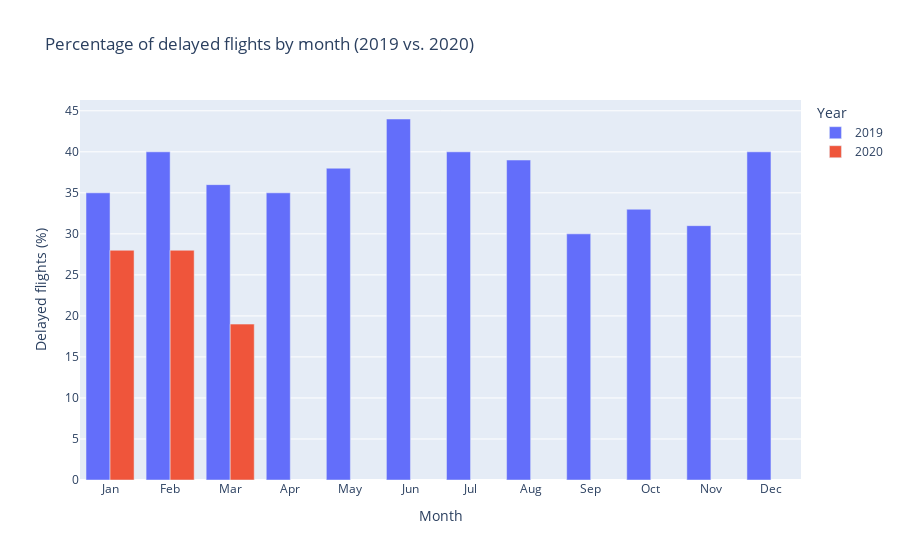

Source (notebook cell):
### Markdown cell above
Tutaj stwórz odpowiedni wykres, zapisz do na później pod nazwą `yoy_comparision_fig`. Pamiętaj o dobrych praktykach - niech wykres posiada wszystkie opisy oraz opisowe etykiety osi.

### Code cell
yoy_comparison_fig = px.bar(yoy_comparison_to_plot_df, x=yoy_comparison_to_plot_df.index, y=[2019, 2020],
             title="Percentage of delayed flights by month (2019 vs. 2020)",
             labels={"index": "Month", "value": "Delayed flights (%)", "variable": "Year"},
             barmode='group', # Set barmode to 'group' for grouped bars
             #color_discrete_map={'2019': '#14487A', '2020': '#FAA275'}
             )  

yoy_comparison_fig.update_layout(xaxis_title = 'Month')

month_label = ['Jan', 'Feb', 'Mar', 'Apr', 'May', 'Jun', 'Jul', 'Aug', 'Sep', 'Oct', 'Nov', 'Dec']
yoy_comparison_fig.update_xaxes(tickvals=[1, 2, 3, 4, 5, 6, 7, 8, 9, 10, 11, 12], ticktext=month_label)

yoy_comparison_fig.show()

### Figure 1 — Plotly figure (JSON) as saved in the notebook; plotly's stock layout.template omitted (floating-point values rounded to 4 significant figures)
{"data": [{"alignmentgroup": "True", "hovertemplate": "Year=2019<br>month=%{x}<br>Delayed flights (%)=%{y}<extra></extra>", "legendgroup": "2019", "marker": {"color": "#636efa", "pattern": {"shape": ""}}, "name": "2019", "offsetgroup": "2019", "orientation": "v", "showlegend": true, "textposition": "auto", "type": "bar", "x": [1, 2, 3, 4, 5, 6, 7, 8, 9, 10, 11, 12], "xaxis": "x", "y": [35, 40, 36, 35, 38, 44, 40, 39, 30, 33, 31, 40], "yaxis": "y"}, {"alignmentgroup": "True", "hovertemplate": "Year=2020<br>month=%{x}<br>Delayed flights (%)=%{y}<extra></extra>", "legendgroup": "2020", "marker": {"color": "#EF553B", "pattern": {"shape": ""}}, "name": "2020", "offsetgroup": "2020", "orientation": "v", "showlegend": true, "textposition": "auto", "type": "bar", "x": [1, 2, 3, 4, 5, 6, 7, 8, 9, 10, 11, 12], "xaxis": "x", "y": [28, 28, 19, null, null, null, null, null, null, null, null, null], "yaxis": "y"}], "layout": {"barmode": "group", "legend": {"title": {"text": "Year"}, "tracegroupgap": 0}, "title": {"text": "Percentage of delayed flights by month (2019 vs. 2020)"}, "xaxis": {"anchor": "y", "domain": [0, 1], "ticktext": ["Jan", "Feb", "Mar", "Apr", "May", "Jun", "Jul", "Aug", "Sep", "Oct", "Nov", "Dec"], "tickvals": [1, 2, 3, 4, 5, 6, 7, 8, 9, 10, 11, 12], "title": {"text": "Month"}}, "yaxis": {"anchor": "x", "domain": [0, 1], "title": {"text": "Delayed flights (%)"}}}}
